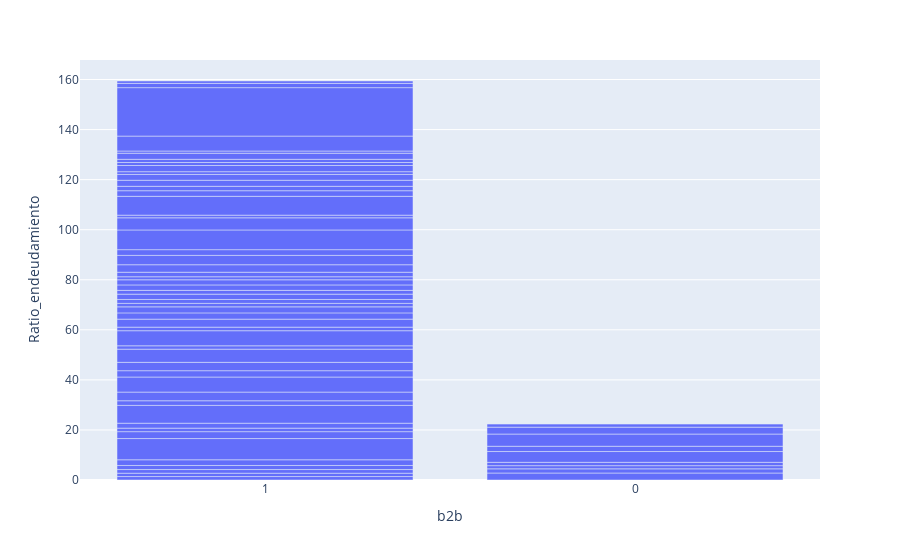

Notebook code cell kept with this figure:
### Code cell
px.bar(df_valoracion,'b2b','Ratio_endeudamiento')

### Figure 1 — Plotly figure (JSON) as saved in the notebook; plotly's stock layout.template omitted (floating-point values rounded to 4 significant figures)
{"data": [{"alignmentgroup": "True", "hovertemplate": "b2b=%{x}<br>Ratio_endeudamiento=%{y}<extra></extra>", "legendgroup": "", "marker": {"color": "#636efa", "pattern": {"shape": ""}}, "name": "", "offsetgroup": "", "orientation": "v", "showlegend": false, "textposition": "auto", "type": "bar", "x": ["1", "1", "1", "0", "0", "1", "1", "1", "1", "1", "1", "1", "1", "1", "0", "1", "1", "1", "0", "1", "1", "1", "1", "1", "1", "1", "1", "1", "1", "0", "1", "1", "0", "1", "1", "1", "1", "1", "0", "1", "1", "1", "1", "1", "0", "1", "1", "1", "1", "1", "1", "1", "1", "1", "0", "1", "1", "1", "1", "1"], "xaxis": "x", "y": [1.376, 1.344, 1.45, 2.796, 1.661, 1.63, 2.28, 8.475, 2.754, 1.409, 1.976, 7.114, 1.852, 3.464, 1.268, 6.014, 2.528, 3.343, 1.34, 5.263, 1.345, 6.026, 1.421, 3.199, 2.502, 2.411, 1.383, 1.566, 2.122, 4.313, 1.513, 2.18, 2.1, 2.044, 1.212, 1.811, 2.993, 3.732, 4.882, 2.291, 7.871, 4.851, 1.054, 7.53, 2.744, 2.245, 1.76, 2.417, 2.314, 1.112, 2.469, 1.196, 1.278, 2.426, 1.226, 0.8893, 5.96, 19.36, 1.701, 0.9478], "yaxis": "y"}], "layout": {"barmode": "relative", "legend": {"tracegroupgap": 0}, "margin": {"t": 60}, "xaxis": {"anchor": "y", "domain": [0, 1], "title": {"text": "b2b"}}, "yaxis": {"anchor": "x", "domain": [0, 1], "title": {"text": "Ratio_endeudamiento"}}}}
